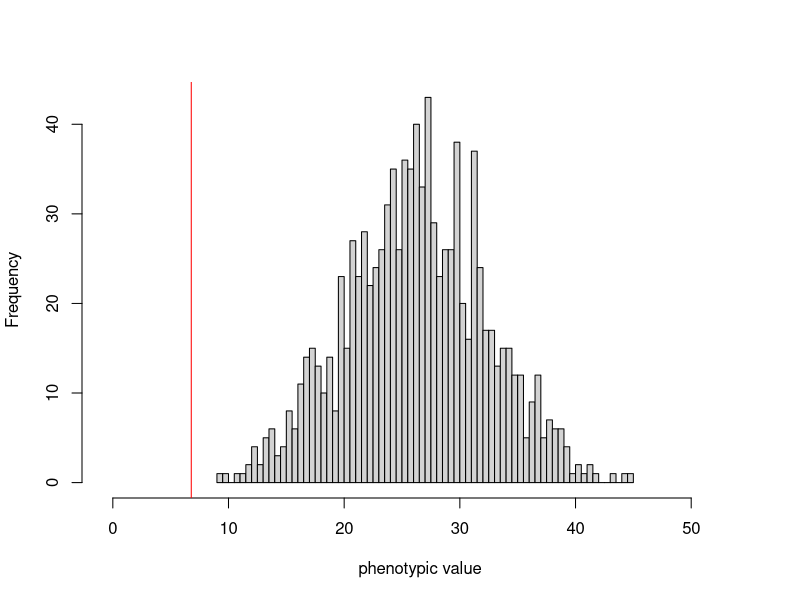
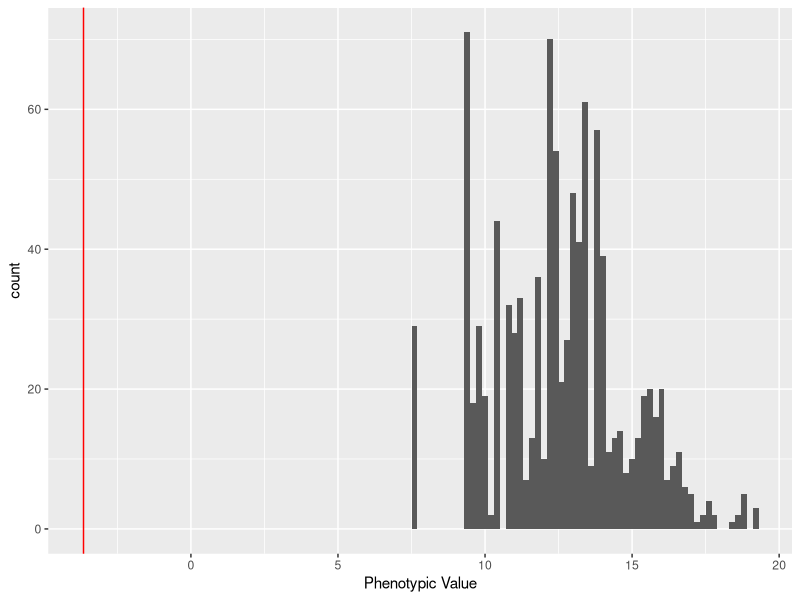
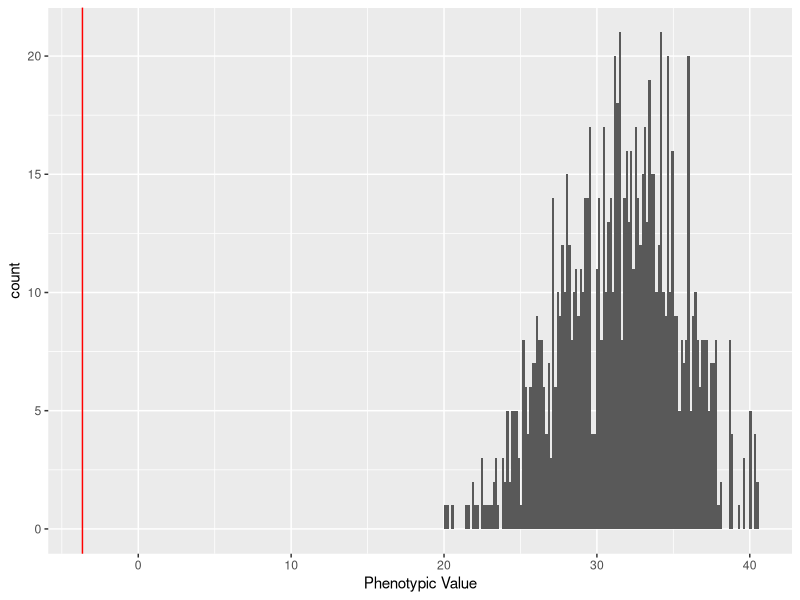
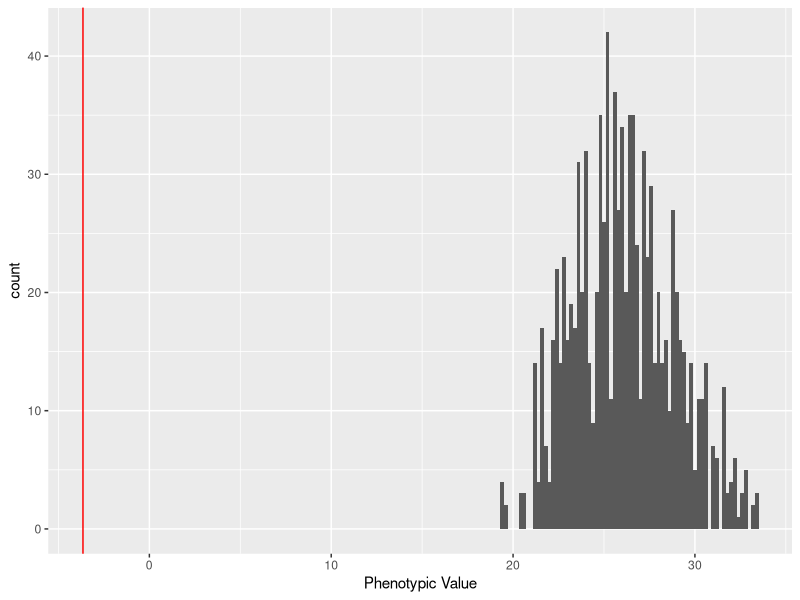
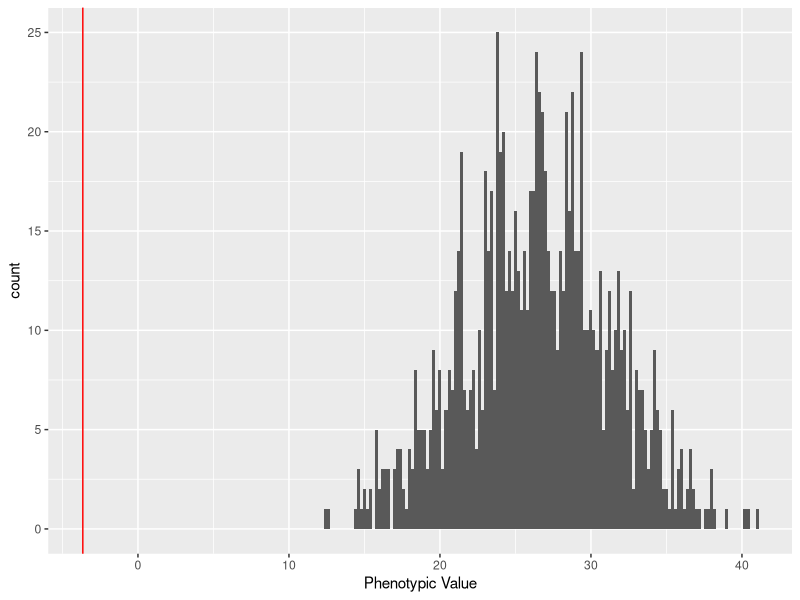
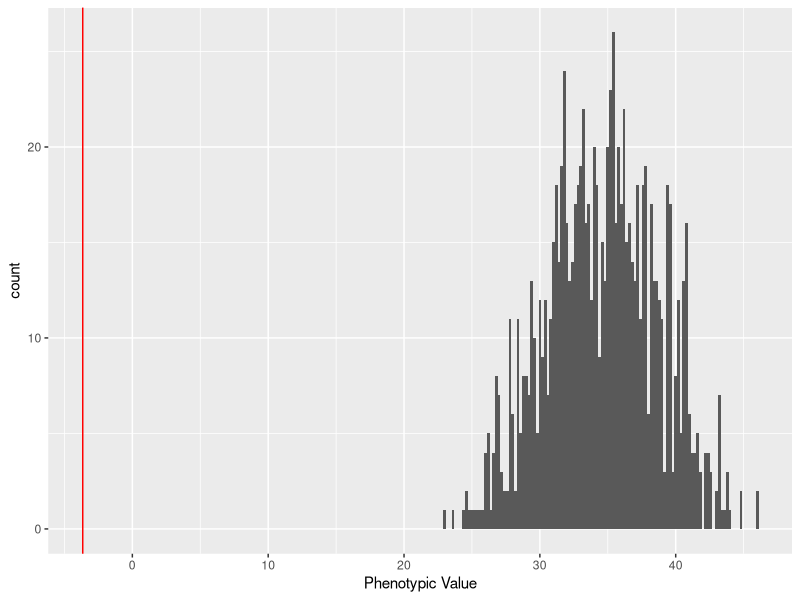
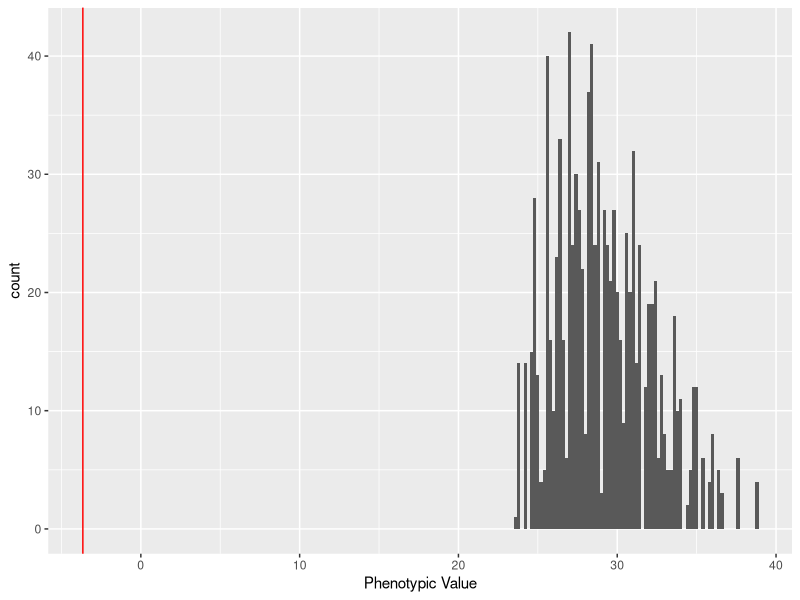

The R source for these figures, in order:
## ---- chunk 1
set.seed(83942)
library(ggplot2)
library(dplyr)
library(stringr)
## ---- chunk 2
numloci<-10 #number of loci, feeblemindedness is a complex trait
eff<-rnorm(numloci,1.72,1) #effect size
eff
numind<-1000 #number of individuals to sample
high<-2*sum(replace(eff,eff<0,0))
low<-2*sum(replace(eff,eff>0,0))
genomat <- matrix(NA, nrow = numind, ncol = numloci + 1)
pheno_df <- data.frame(phenos = rep(NA, numind))
for(i in 1:numind){
   geno<-replicate(numloci,sum(sample(c(0,1),2,replace=T)))
   genomat[i, 1:10]<-geno
   genomat[i,11] <- geno %*% eff
   pheno_df$phenos[i] <- geno %*% eff
}
#parent distribution
hist(pheno_df$phenos,breaks = 100, main = '',xlab='phenotypic value',xlim=c(low-0.5,high+0.5))
abline(v=(-3.651707), col='red')
abline(v=(6.781549), col='red')
 
sd <- sd(pheno_df$phenos)
sd
 
mean <- mean(pheno_df$phenos)
mean
## ---- chunk 3
genomat2 <- as.data.frame(genomat)
 
feeble <- genomat2 %>% #gives number of feeble minded individuals and phenotype
  filter(genomat2[,11] < (mean - 2*sd))

high_function <- genomat2 %>% #gives number of high functioning individuals and phenotype
  filter(genomat2[,11] > (mean + 2*sd))

normal <- genomat2 %>% #gives number of normal individuals and phenotype
  filter(genomat2[,11] < (mean + 2*sd), genomat2[,11] > (mean - 2*sd))
## ---- chunk 4
geno1 <- feeble[sample(nrow(feeble), numind,replace = TRUE),]
geno1<- as.data.frame(geno1)
geno1[geno1 == 0] <- 0
geno1[geno1 == 2] <- 2
geno1[geno1 == 1] <- sample(c(0,2), 1, prob = c(.5,.5), replace = TRUE)
geno1 <- geno1[,-11]

geno2 <- feeble[sample(nrow(feeble), numind,replace = TRUE), ]
geno2 <- as.data.frame(geno2)
geno2[geno2 == 0] <- 0
geno2[geno2 == 2] <- 2
geno2[geno2 == 1] <- sample(c(0,2), 1, prob = c(.5,.5), replace = TRUE)
geno2 <- geno2[,-11]

geno3 <- normal[sample(nrow(normal), numind,replace = TRUE),]
geno3 <- as.data.frame(geno3)
geno3[geno3 == 0] <- 0
geno3[geno3 == 2] <- 2
geno3[geno3 == 1] <- sample(c(0,2), 1, prob = c(.5,.5), replace = TRUE)
geno3 <- geno3[,-11]

geno4 <- normal[sample(nrow(normal), numind,replace = TRUE), ]
geno4 <- as.data.frame(geno4)
geno4[geno4 == 0] <- 0
geno4[geno4 == 2] <- 2
geno4[geno4 == 1] <- sample(c(0,2), 1, prob = c(.5,.5), replace = TRUE)
geno4 <- geno4[,-11]

geno5 <- high_function[sample(nrow(high_function), numind,replace = TRUE),]
geno5 <- as.data.frame(geno5)
geno5[geno5 == 0] <- 0
geno5[geno5 == 2] <- 2
geno5[geno5 == 1] <- sample(c(0,2), 1, prob = c(.5,.5), replace = TRUE)
geno5 <- geno5[,-11]

geno6 <- high_function[sample(nrow(high_function), numind,replace = TRUE), ]
geno6 <- as.data.frame(geno6)
geno6[geno6 == 0] <- 0
geno6[geno6 == 2] <- 2
geno6[geno6 == 1] <- sample(c(0,2), 1, prob = c(.5,.5), replace = TRUE)
geno6 <- geno6[,-11]
## ---- chunk 5
pheno_feeble_feeble <- data.frame(phenos = rep(NA, numind))
pheno_feeble_normal <- data.frame(phenos = rep(NA, numind))
pheno_feeble_high <- data.frame(phenos = rep(NA, numind))
pheno_normal_normal <- data.frame(phenos = rep(NA, numind))
pheno_normal_high <- data.frame(phenos = rep(NA, numind))
pheno_high_high <- data.frame(phenos = rep(NA, numind))
## ---- chunk 6
genokid_feeble_feeble <- matrix(rep(NA, numind*11), nrow = numind, ncol = numloci + 1)
genokid_feeble_normal <- matrix(rep(NA, numind*11), nrow = numind, ncol = numloci + 1)
genokid_feeble_high <- matrix(rep(NA, numind*11), nrow = numind, ncol = numloci + 1)
genokid_normal_normal <- matrix(rep(NA, numind*11), nrow = numind, ncol = numloci + 1)
genokid_normal_high <- matrix(rep(NA, numind*11), nrow = numind, ncol =  numloci + 1)
genokid_high_high <- matrix(rep(NA, numind*11), nrow = numind, ncol = numloci + 1)



genokid_feeble_feeble2 <- matrix(rep(NA, numind*11), nrow = numind, ncol = numloci + 1)
genokid_feeble_normal2 <- matrix(rep(NA, numind*11), nrow = numind, ncol = numloci + 1)
genokid_feeble_high2 <- matrix(rep(NA, numind*11), nrow = numind, ncol = numloci + 1)
genokid_normal_normal2 <- matrix(rep(NA, numind*11), nrow = numind, ncol = numloci + 1)
genokid_normal_high2 <- matrix(rep(NA, numind*11), nrow = numind, ncol =  numloci + 1)
genokid_high_high2 <- matrix(rep(NA, numind*11), nrow = numind, ncol = numloci + 1)
## ---- chunk 7
genokid_feeble_feeble <- geno1 + geno2
genokid_feeble_feeble[genokid_feeble_feeble == 0] <- 0
genokid_feeble_feeble[genokid_feeble_feeble == 2] <- 1
genokid_feeble_feeble[genokid_feeble_feeble == 4] <- 2
genokid_feeble_feeble2 <- as.matrix(genokid_feeble_feeble)
for(i in 1:numind){
   geno<-genokid_feeble_feeble2[i, 1:10]
   pheno_feeble_feeble$phenos[i] <- geno %*% eff
}
#pheno_feeble_feeble
#genokid_feeble_feeble

genokid_feeble_normal <- geno1 + geno3
genokid_feeble_normal[genokid_feeble_normal == 0] <- 0
genokid_feeble_normal[genokid_feeble_normal == 2] <- 1
genokid_feeble_normal[genokid_feeble_normal == 4] <- 2
genokid_feeble_normal2 <- as.matrix(genokid_feeble_normal)
for(i in 1:numind){
   geno<-genokid_feeble_normal2[i, 1:10]
   pheno_feeble_normal$phenos[i] <- geno %*% eff
}
#pheno_feeble_normal
#genokid_feeble_normal

genokid_feeble_high <- geno1 + geno5
genokid_feeble_high[genokid_feeble_high == 0] <- 0
genokid_feeble_high[genokid_feeble_high == 2] <- 1
genokid_feeble_high[genokid_feeble_high == 4] <- 2
genokid_feeble_high2 <- as.matrix(genokid_feeble_high)
for(i in 1:numind){
   geno<-genokid_feeble_high2[i, 1:10]
   pheno_feeble_high$phenos[i] <- geno %*% eff
}
#pheno_feeble_high

genokid_normal_normal <- geno3 + geno4
genokid_normal_normal[genokid_normal_normal == 0] <- 0
genokid_normal_normal[genokid_normal_normal == 2] <- 1
genokid_normal_normal[genokid_normal_normal == 4] <- 2
genokid_normal_normal2 <- as.matrix(genokid_normal_normal)
for(i in 1:numind){
   geno<-genokid_normal_normal2[i, 1:10]
   pheno_normal_normal$phenos[i] <- geno %*% eff
}
#pheno_normal_normal 

genokid_normal_high <- geno3 + geno5
genokid_normal_high[genokid_normal_high == 0] <- 0
genokid_normal_high[genokid_normal_high == 2] <- 1
genokid_normal_high[genokid_normal_high == 4] <- 2
genokid_normal_high2 <- as.matrix(genokid_normal_high)
for(i in 1:numind){
   geno<-genokid_normal_high2[i, 1:10]
   pheno_normal_high$phenos[i] <- geno %*% eff
}
#pheno_normal_high 

genokid_high_high <- geno5 + geno6
genokid_high_high[genokid_high_high == 0] <- 0
genokid_high_high[genokid_high_high == 2] <- 1
genokid_high_high[genokid_high_high == 4] <- 2
genokid_high_high2 <- as.matrix(genokid_high_high)
for(i in 1:numind){
   geno<-genokid_high_high2[i, 1:10]
   pheno_high_high$phenos[i] <- geno %*% eff
}
#pheno_high_high
## ---- chunk 8
ggplot(data = pheno_feeble_feeble, aes(x = pheno_feeble_feeble$phenos)) +
  geom_histogram(binwidth =.2) +
  geom_vline(xintercept = -3.651707, color = "red") +
  xlab("Phenotypic Value")

below_sd_ff <- c()
for (i in pheno_feeble_feeble$phenos){
  if (i <= (mean-2*sd))
    below_sd_ff <- c(below_sd_ff, i)
}
prop_ff <- length(below_sd_ff) / numind
prop_ff
## ---- chunk 9
ggplot(data = pheno_feeble_normal, aes(x = pheno_feeble_normal$phenos)) +
  geom_histogram(binwidth =.15) +
  geom_vline(xintercept = -3.651707, color = "red") +
  xlab("Phenotypic Value")

below_sd_fn <- c()
for (i in pheno_feeble_normal$phenos){
  if (i <= (-3.651707))
    below_sd_fn <- c(below_sd_fn, i)
}
prop_fn <- length(below_sd_fn) / numind
prop_fn
## ---- chunk 10
ggplot(data = pheno_feeble_high, aes(x = pheno_feeble_high$phenos)) +
  geom_histogram(binwidth =.2) +
  geom_vline(xintercept = -3.651707, color = "red") +
  xlab("Phenotypic Value")

below_sd_fh <- c()
for (i in pheno_feeble_high$phenos){
  if (i <= (-3.651707))
    below_sd_fh <- c(below_sd_fh, i)
}
prop_fh <- length(below_sd_fh) / numind
prop_fh
## ---- chunk 11
ggplot(data = pheno_normal_normal, aes(x = pheno_normal_normal$phenos)) +
  geom_histogram(binwidth =.2) +
  geom_vline(xintercept = -3.651707, color = "red") +
  xlab("Phenotypic Value")

below_sd_nn <- c()
for (i in pheno_normal_normal$phenos){
  if (i <= (-3.651707))
    below_sd_nn <- c(below_sd_nn, i)
}
prop_nn <- length(below_sd_nn) / numind
prop_nn
## ---- chunk 12
ggplot(data = pheno_normal_high, aes(x = pheno_normal_high$phenos)) +
  geom_histogram(binwidth =.2) +
  geom_vline(xintercept = -3.651707, color = "red") +
  xlab("Phenotypic Value")

below_sd_nh <- c()
for (i in pheno_normal_high$phenos){
  if (i <= (-3.651707))
    below_sd_nh <- c(below_sd_nh, i)
}
prop_nh <- length(below_sd_nh) / numind
prop_nh
## ---- chunk 13
ggplot(data = pheno_high_high, aes(x = pheno_high_high$phenos)) +
  geom_histogram(binwidth =.2) +
  geom_vline(xintercept = -3.651707, color = "red") +
  xlab("Phenotypic Value")

below_sd_hh <- c()
for (i in pheno_high_high$phenos){
  if (i <= (-3.651707))
    below_sd_hh <- c(below_sd_hh, i)
}
prop_hh <- length(below_sd_hh) / numind
prop_hh
## ---- chunk 14
#probability of child being feebleminded given that one parent is feebleminded

probability_kid1 <- prop_fh + prop_fn + prop_ff
probability_kid1

#not actually one, but very close because we have been using discrete values
## ---- chunk 15
#probability of one parent being feebleminded given that their child is feebleminded

probability_parent <- (prop_fh + prop_fn + prop_ff) / (prop_ff + prop_hh + prop_nh + prop_nn + prop_fh + prop_fn)
probability_parent
